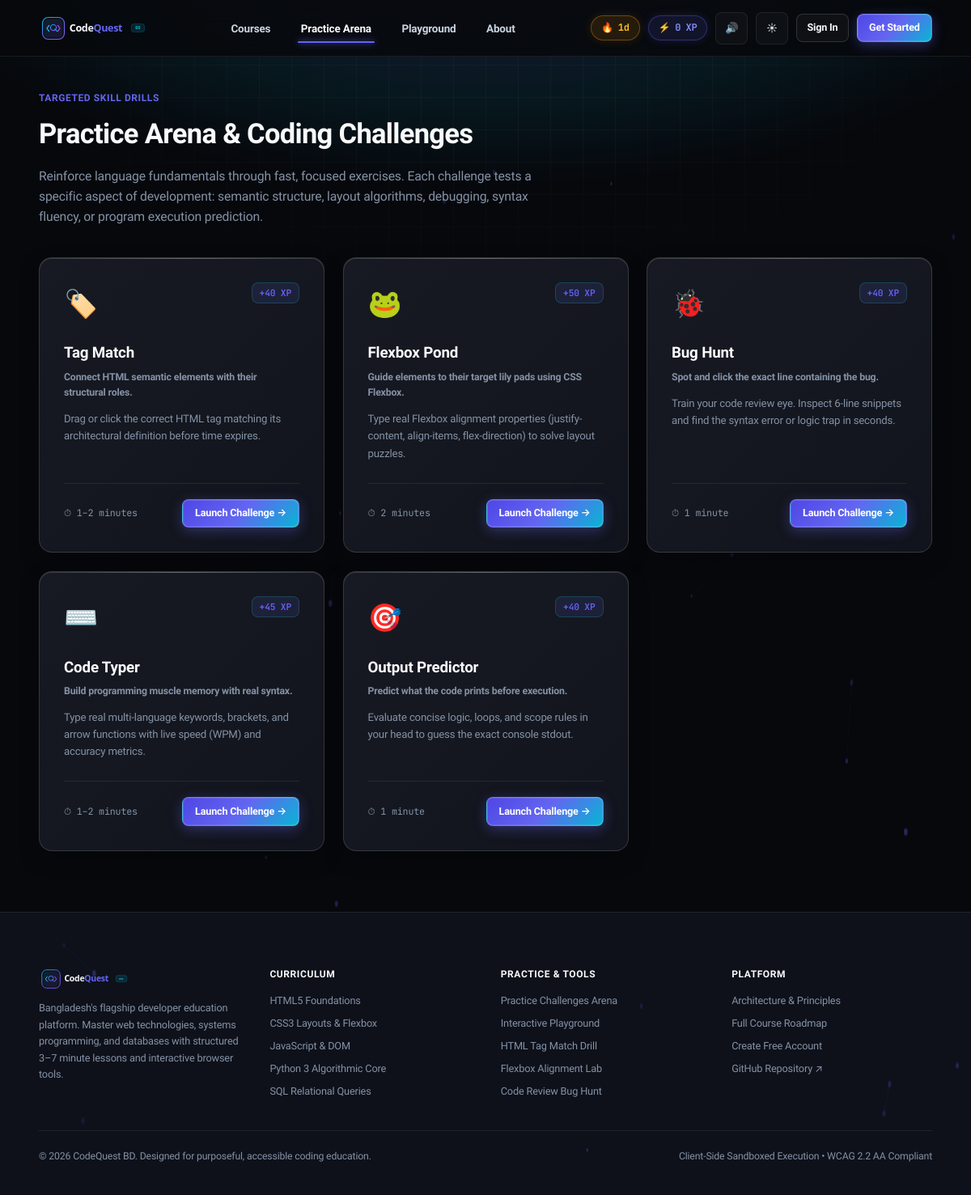
The page /games/ on the database as committed earlier.
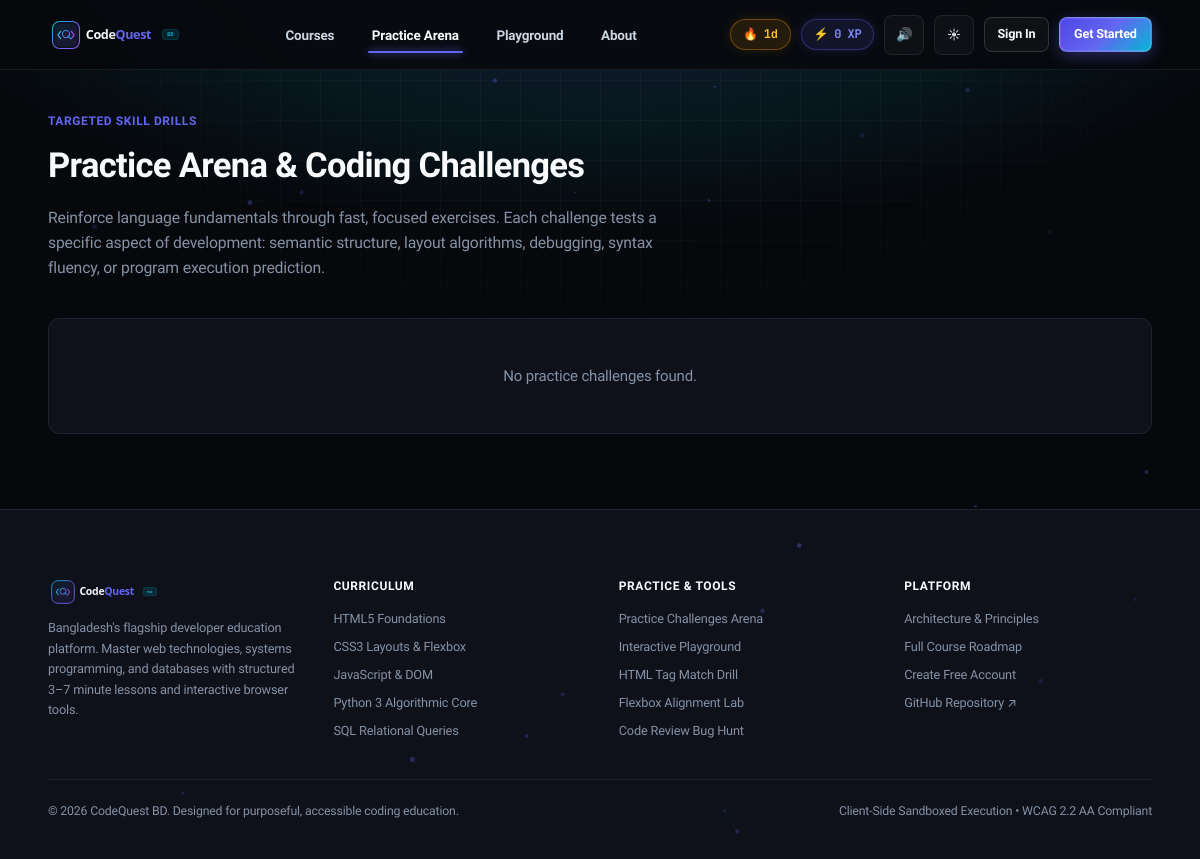
The same page on the database as committed later.
### learn/models.py (models this page shows, shortened)
class Game(models.Model):
    slug = models.SlugField(max_length=60, unique=True)
    title = models.CharField(max_length=120)
    tagline = models.CharField(max_length=240)
    description = models.TextField()
    category = models.CharField(max_length=80, default="Syntax Drill")
    difficulty = models.CharField(max_length=40, default="Beginner (1-2 min)")
    icon_svg = models.TextField(blank=True, default="")
    xp_per_win = models.PositiveIntegerField(default=50)
    order = models.PositiveIntegerField(default=0)
    class Meta:
        ordering = ["order", "id"]

### learn/views.py (the view)
# urls.py: path("games/", views.games_hub, name="games_hub"),
def games_hub(request):
    games = Game.objects.all()
    return render(request, "games/hub.html", {"games": games})

### learn/context_processors.py (called while the page is built, shortened)
def global_stats(request):
    xp = 0
    streak = 1
    completed_ids = []
    return {
        "ADMIN_URL": getattr(settings, "ADMIN_URL", "hidden-core-cms"),
        "user_xp": xp,
        "user_streak": streak,
        "completed_lesson_ids": completed_ids,
        "nav_languages": Language.objects.filter(is_active=True).prefetch_related("courses")[:6],
    }

### templates/games/hub.html (shortened to what this page needs)
{% extends "base.html" %}
{% block content %}
<div class="shell" style="padding-top: 2.5rem; padding-bottom: 5rem;">
  <div style="margin-bottom: 2.5rem;">
    <div style="display: inline-flex; align-items: center; gap: 0.5rem; font-size: 0.8rem; font-weight: 700; color: var(--accent); margin-bottom: 0.5rem; text-transform: uppercase; letter-spacing: 0.05em;">
      Targeted Skill Drills
    </div>
    <h1 style="font-size: 2.3rem; font-weight: 800; color: var(--text-primary); letter-spacing: -0.02em; margin-bottom: 0.75rem;">
      Practice Arena &amp; Coding Challenges
    </h1>
    <p style="font-size: 1.05rem; color: var(--text-muted); max-width: 650px; line-height: 1.6;">
      Reinforce language fundamentals through fast, focused exercises. Each challenge tests a specific aspect of development: semantic structure, layout algorithms, debugging, syntax fluency, or program execution prediction.
    </p>
  </div>
  <div style="display: grid; grid-template-columns: repeat(auto-fit, minmax(320px, 1fr)); gap: 1.5rem;">
    {% for game in games %}
    <div class="cq-card cq-card-interactive" style="display: flex; flex-direction: column; justify-content: space-between; padding: 2rem;">
      <div>
        <div style="display: flex; justify-content: space-between; align-items: flex-start; margin-bottom: 1.25rem;">
          <div style="font-size: 2.25rem;">{{ game.icon_svg|default:'🎯' }}</div>
          <span style="font-size: 0.75rem; font-family: var(--font-mono); font-weight: 600; color: var(--accent); background: var(--accent-subtle); border: 1px solid rgba(20, 184, 166, 0.25); padding: 0.2rem 0.6rem; border-radius: var(--radius-sm);">
            +{{ game.xp_per_win }} XP
          </span>
        </div>
        <h2 style="font-size: 1.25rem; font-weight: 700; color: var(--text-primary); margin-bottom: 0.35rem;">
          {{ game.title }}
        </h2>
        <div style="font-size: 0.82rem; font-weight: 600; color: var(--text-muted); margin-bottom: 0.75rem;">
          {{ game.tagline }}
        </div>
        <p style="font-size: 0.88rem; color: var(--text-muted); line-height: 1.6; margin-bottom: 1.75rem;">
          {{ game.description }}
        </p>
      </div>
      <div style="display: flex; align-items: center; justify-content: space-between; padding-top: 1.25rem; border-top: 1px solid var(--border-subtle);">
        <span style="font-size: 0.78rem; font-family: var(--font-mono); color: var(--text-muted);">
          ⏱ {{ game.difficulty }}
        </span>
        <a href="{% url 'game_play' game.slug %}" class="btn btn-primary" style="padding: 0.45rem 1rem; font-size: 0.84rem;">
          Launch Challenge &rarr;
        </a>
      </div>
    </div>
    {% empty %}
    <div style="grid-column: 1 / -1; text-align: center; padding: 3rem; color: var(--text-muted); background: var(--bg-surface); border-radius: var(--radius-md); border: 1px solid var(--border-subtle);">
      No practice challenges found.
    </div>
    {% endfor %}
  </div>
</div>
{% endblock %}

Rows that differ between the two databases and show on the page:
removed Game: icon_svg "🏷️", xp_per_win "40", title "Tag Match", tagline "Connect HTML semantic elements with their structural roles.", description "Drag or click the correct HTML tag matching its architectural definition before time expires.", difficulty "1–2 minutes"
removed Game: icon_svg "🐸", xp_per_win "50", title "Flexbox Pond", tagline "Guide elements to their target lily pads using CSS Flexbox.", description "Type real Flexbox alignment properties (justify-content, align-items, flex-direction) to solve layout puzzles.", difficulty "2 minutes"
removed Game: icon_svg "🐞", xp_per_win "40", title "Bug Hunt", tagline "Spot and click the exact line containing the bug.", description "Train your code review eye. Inspect 6-line snippets and find the syntax error or logic trap in seconds.", difficulty "1 minute"
removed Game: icon_svg "⌨️", xp_per_win "45", title "Code Typer", tagline "Build programming muscle memory with real syntax.", description "Type real multi-language keywords, brackets, and arrow functions with live speed (WPM) and accuracy metrics.", difficulty "1–2 minutes"
removed Game: icon_svg "🎯", xp_per_win "40", title "Output Predictor", tagline "Predict what the code prints before execution.", description "Evaluate concise logic, loops, and scope rules in your head to guess the exact console stdout.", difficulty "1 minute"
Other text that changed with them:
text now shown: "No practice challenges found."
